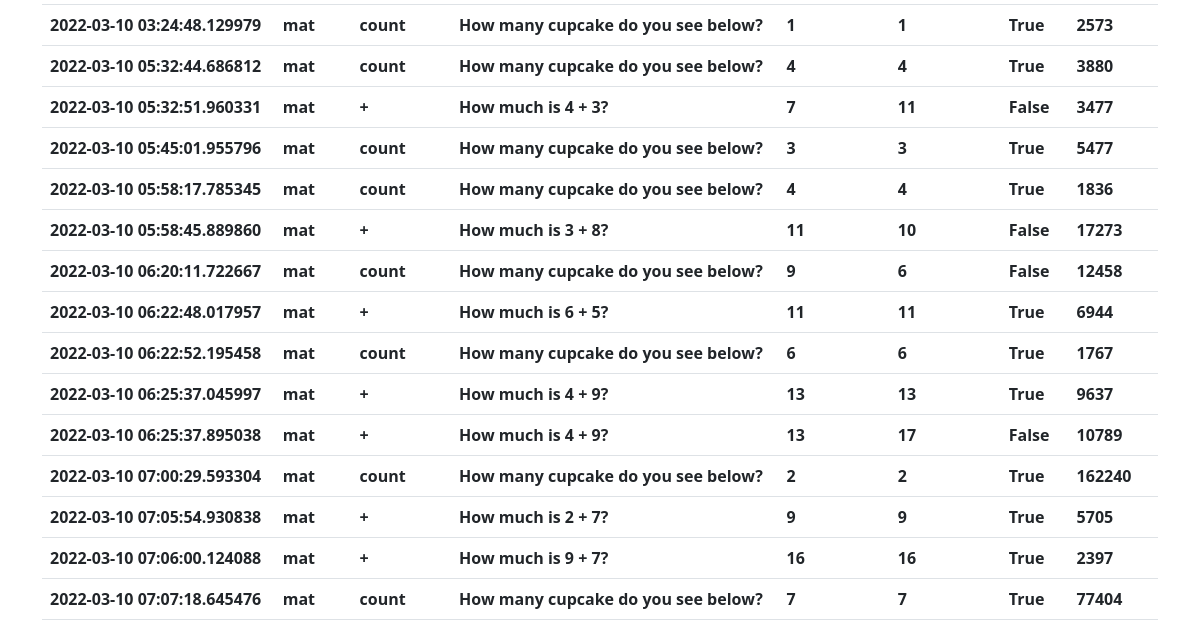
The page /3 (signed in, lower part) on the database as committed earlier.
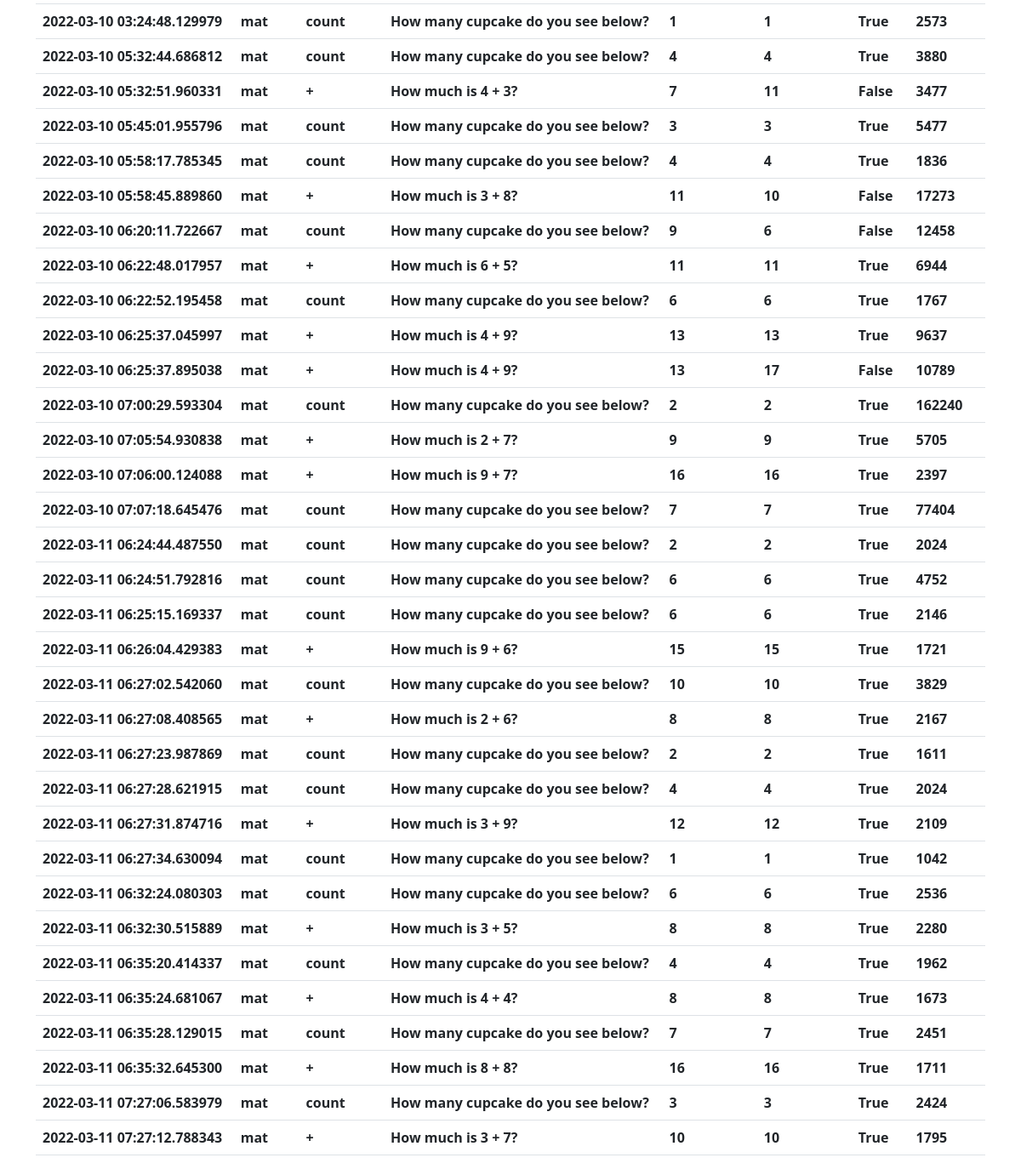
The same page on the database as committed later.
### myPortfolio/models.py (models this page shows)
class Progress(db.Model):
    id = db.Column(db.Integer, primary_key=True)
    child_id = db.Column(db.Integer, db.ForeignKey('child.id'), nullable=False)
    date = db.Column(db.DateTime, nullable=False, default=datetime.utcnow)
    subject = db.Column(db.String(3), nullable=False)
    result = db.Column(db.Boolean, nullable=False)
    operation = db.Column(db.String(), nullable=False)
    question = db.Column(db.String(), nullable=False)
    correct_ans = db.Column(db.String(), nullable=False)
    ans_chosen = db.Column(db.String(), nullable=False)
    duration = db.Column(db.Integer, nullable=False)

### myPortfolio/routes.py (the view)
@app.route("/<id>")
@login_required
def view(id):
    user = User.query.filter_by(id=id).first()
    if user:
        if id == current_user.id:
            return redirect(url_for('dashboard'))
        else:
            if user.role == 'child':
                child = Child.query.filter_by(id=user.id).first()
                if current_user.id == child.parent_id:
                    progressRecord = []
                    progressList = Progress.query.filter_by(child_id=child.id).all()
                    childObj = {
                        'id': user.id,
                        'parent_id': current_user.id,
                        'grade': child.grade,
                        'first_name': user.first_name,
                        'date_joined': user.date_joined,
                        'image_file': url_for('static', filename='img/profile_pics/' + user.image_file),
                    }
                    for progress in progressList:
                        progressObj = {
                            'date': progress.date,
                            'subject': progress.subject,
                            'operation': progress.operation,
                            'question': progress.question,
                            'correct_ans': progress.correct_ans,
                            'ans_chosen': progress.ans_chosen,
                            'result': progress.result,
                            'duration': progress.duration,
                        }
                        progressRecord.append(progressObj)
                    return render_template('view-child.html', title='Child Detail', child=childObj, progress=progressRecord)
    else:
        return redirect(url_for('home'))

### myPortfolio/models.py (called while the page is built)
@login_manager.user_loader
def load_user(user_id):
    return User.query.get(int(user_id))

### myPortfolio/templates/view-child.html (shortened to what this page needs)
{% extends "layout.html" %}
{% block content %}
    <div class="content-section">
        <div class="media-body">
            <table class="table">
                {% for prog in progress %}
                    <tr>
                        <th>{{ prog.date }}</th>
                        <th>{{ prog.subject }}</th>
                        <th>{{ prog.operation }}</th>
                        <th>{{ prog.question }}</th>
                        <th>{{ prog.correct_ans }}</th>
                        <th>{{ prog.ans_chosen }}</th>
                        <th>{{ prog.result }}</th>
                        <th>{{ prog.duration }}</th>
                    </tr>
                {% endfor %}
            </table>
        </div>
    </div>
{% endblock content %}

### myPortfolio/templates/layout.html (shortened to what this page needs)
<!DOCTYPE html>
<html>
<head>
    <link href="https://cdn.jsdelivr.net/npm/bootstrap@5.1.3/dist/css/bootstrap.min.css" rel="stylesheet">
    <link rel="stylesheet" type="text/css" href="{{ url_for('static', filename='main.css') }}">
</head>
<body>
    <main role="main" class="container">
        {% block content %}{% endblock %}
    </main>
</body>
</html>

### myPortfolio/static/main.css (style rules this page uses)
body { margin: 0; padding: 0; }

Rows that differ between the two databases and show on the page:
added Progress: date "2022-03-11 06:24:44.487550", subject "mat", operation "count", question "How many cupcake do you see below?", correct_ans "2", ans_chosen "2", result "True", duration "2024"
added Progress: date "2022-03-11 06:24:51.792816", subject "mat", operation "count", question "How many cupcake do you see below?", correct_ans "6", ans_chosen "6", result "True", duration "4752"
added Progress: date "2022-03-11 06:25:15.169337", subject "mat", operation "count", question "How many cupcake do you see below?", correct_ans "6", ans_chosen "6", result "True", duration "2146"
added Progress: date "2022-03-11 06:26:04.429383", subject "mat", operation "+", question "How much is 9 + 6?", correct_ans "15", ans_chosen "15", result "True", duration "1721"
added Progress: date "2022-03-11 06:27:02.542060", subject "mat", operation "count", question "How many cupcake do you see below?", correct_ans "10", ans_chosen "10", result "True", duration "3829"
added Progress: date "2022-03-11 06:27:08.408565", subject "mat", operation "+", question "How much is 2 + 6?", correct_ans "8", ans_chosen "8", result "True", duration "2167"
added Progress: date "2022-03-11 06:27:23.987869", subject "mat", operation "count", question "How many cupcake do you see below?", correct_ans "2", ans_chosen "2", result "True", duration "1611"
added Progress: date "2022-03-11 06:27:28.621915", subject "mat", operation "count", question "How many cupcake do you see below?", correct_ans "4", ans_chosen "4", result "True", duration "2024"
added Progress: date "2022-03-11 06:27:31.874716", subject "mat", operation "+", question "How much is 3 + 9?", correct_ans "12", ans_chosen "12", result "True", duration "2109"
added Progress: date "2022-03-11 06:27:34.630094", subject "mat", operation "count", question "How many cupcake do you see below?", correct_ans "1", ans_chosen "1", result "True", duration "1042"
added Progress: date "2022-03-11 06:32:24.080303", subject "mat", operation "count", question "How many cupcake do you see below?", correct_ans "6", ans_chosen "6", result "True", duration "2536"
added Progress: date "2022-03-11 06:32:30.515889", subject "mat", operation "+", question "How much is 3 + 5?", correct_ans "8", ans_chosen "8", result "True", duration "2280"
added Progress: date "2022-03-11 06:35:20.414337", subject "mat", operation "count", question "How many cupcake do you see below?", correct_ans "4", ans_chosen "4", result "True", duration "1962"
added Progress: date "2022-03-11 06:35:24.681067", subject "mat", operation "+", question "How much is 4 + 4?", correct_ans "8", ans_chosen "8", result "True", duration "1673"
added Progress: date "2022-03-11 06:35:28.129015", subject "mat", operation "count", question "How many cupcake do you see below?", correct_ans "7", ans_chosen "7", result "True", duration "2451"
added Progress: date "2022-03-11 06:35:32.645300", subject "mat", operation "+", question "How much is 8 + 8?", correct_ans "16", ans_chosen "16", result "True", duration "1711"
added Progress: date "2022-03-11 07:27:06.583979", subject "mat", operation "count", question "How many cupcake do you see below?", correct_ans "3", ans_chosen "3", result "True", duration "2424"
added Progress: date "2022-03-11 07:27:12.788343", subject "mat", operation "+", question "How much is 3 + 7?", correct_ans "10", ans_chosen "10", result "True", duration "1795"
